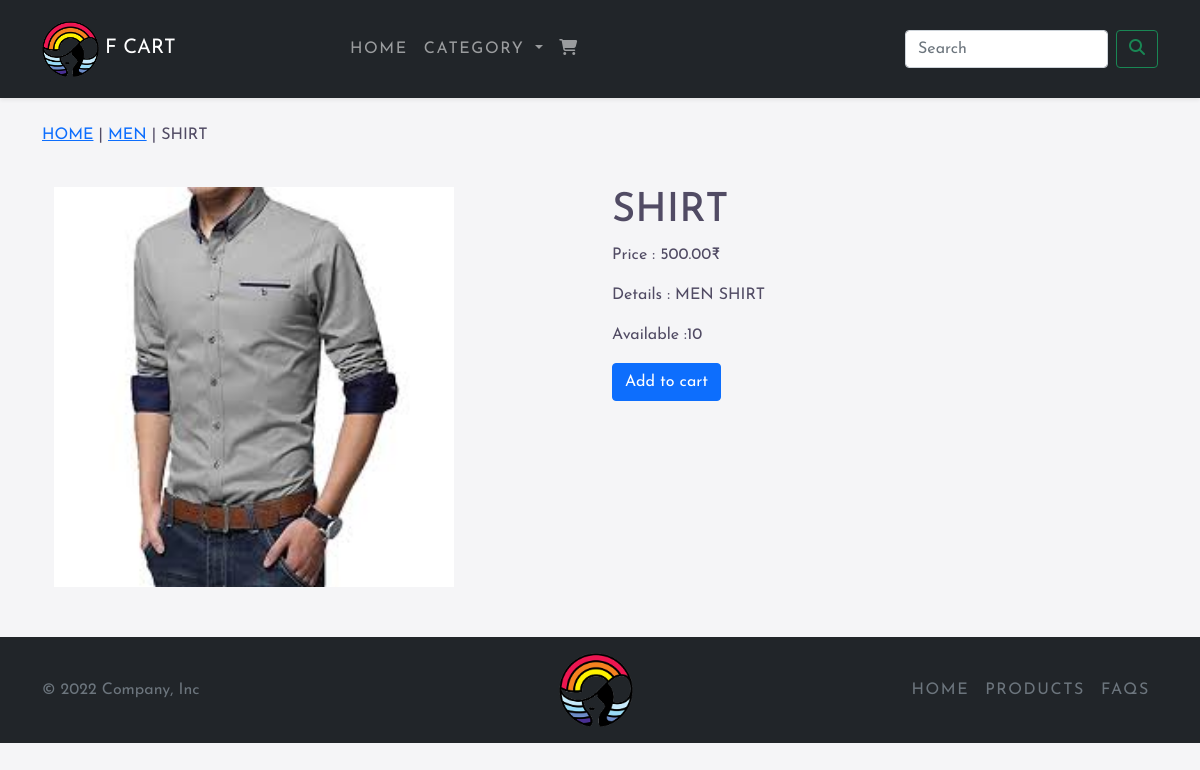
/cartapp/men/shirt, run on the app's committed database.
### cartapp/models.py (models this page shows, shortened)
class Products(models.Model):
    name = models.CharField(max_length=250, unique=True)
    slug = models.SlugField(max_length=250, unique=True)
    des = models.TextField(blank=True)
    price = models.DecimalField(max_digits=10, decimal_places=2)
    category = models.ForeignKey(Category, on_delete=models.CASCADE)
    img = models.ImageField(upload_to='product', blank=True)
    stock = models.IntegerField()
    available = models.BooleanField(default=True)
    created = models.DateField(auto_now_add=True)
    updated = models.DateField(auto_now=True)
    class Meta:
        ordering = ('name',)
        verbose_name = 'product'
        verbose_name_plural = 'products'

class Category(models.Model):
    name = models.CharField(max_length=250, unique=True)
    slug = models.SlugField(max_length=250, unique=True)
    des = models.TextField(blank=True)
    img = models.ImageField(upload_to='category', blank=True)
    class Meta:
        ordering = ('name',)
        verbose_name = 'category'
        verbose_name_plural = 'categories'
    def get_url(self):
        return reverse('cartapp:Products_By_Category', args=[self.slug])
    def __str__(self):
        return '{}'.format(self.name)

### cartapp/views.py (the view)
# urls.py: path('<slug:c_slug>/<slug:product_slug>', views.proDetail, name='Product_Category_Detail'),
def proDetail(request, c_slug, product_slug):
    try:
        product=Products.objects.get(category__slug=c_slug, slug=product_slug)
    except Exception as e:
        raise e
    return render(request, 'product.html',{'product': product})

### bag/context_processors.py (called while the page is built)
def counter(request):
    item_count= 0
    if 'admin' in request.path:
        return {}
    else:
        try:
            cart = Bag.objects.filter(bag_id=_bag_id(request))
            cart_items = CartItem.objects.all().filter(bag=cart[:1])
            for cart_item in cart_items:
                item_count += cart_item.quantity
        except Bag .DoesNotExist:
            item_count = 0
    return dict(item_count=item_count)

### bag/views.py (called while the page is built)
def _bag_id(request):
    bag = request.session.session_key
    if not bag:
        bag = request.session.create()
    return bag

### cartapp/context_processors.py (called while the page is built)
def menu_links(request):
    links = Category.objects.all()
    return dict(links=links)

### templates/product.html (shortened to what this page needs)
{% extends 'base.html' %}
{% load static %}
{% block content %}
    <div class="first1">
        <p><a href="{% url 'cartapp:allProdCat' %}">Home</a> | <a href="{{ product.category.get_url}}">{{product.category}}</a> | <a>{{product.name}}</a></p>
    </div>
    <br>
    <div class="container">
        <div class="row">
            <div class="col-12 col-sm-12 col-md-12 col-lg-6">
                <div>
                    <img src="{{product.img.url}}" alt="{{product.name}}" class="product_img2">
                </div>
            </div>
            <div class="col-12 col-sm-12 col-md-12 col-lg-6">
                <div class="first">
                    <h1>{{product.name}}</h1>
                    <p>Price : {{product.price}}<span>&#8377;</span></p>
                    <p>Details : {{product.des}}</p>
                    {% if product.stock <= 0 %}
                    <p><b>Out of Stock</b></p>
                    {% else %}
                    <p>Available :{{product.stock}}</p>
                    <a href="{% url 'bag:add_bag' product.id %}" class="btn btn-primary">Add to cart</a>
                    {% endif %}
                </div>
            </div>
        </div>
    </div>
{% endblock %}

### static/css/style.css (style rules this page uses)
body { background: #f5f5f7; color: #514B64; text-color: #fff; min-height: 100vh; font-family: 'Josefin Sans', sans-serif; }
.first { padding-top:auto; padding-bottom:35px; }
.first h1, h4 { text-transform: uppercase; }
.first p { text-align:justify; }
.first1 { text-transform: uppercase; margin-top:25px; padding-bottom:auto; }
.product_img2 { width:400px; margin-top: auto; margin-bottom: 50px; }

### data on the page
Products: category "MEN", name "SHIRT", img (picture), price "500.00", des "MEN SHIRT", stock "10"
